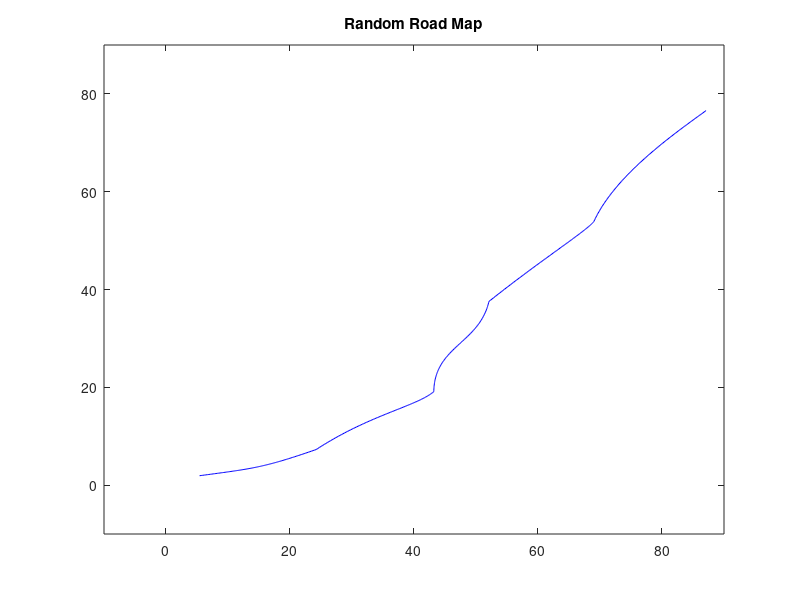

Write the MATLAB code that produced this figure.
% Set parameters
n_curves = 5; % Number of curves in the map
n_points = 100; % Number of points per curve
x_min = -10; % Minimum x-coordinate of the map
x_max = 10; % Maximum x-coordinate of the map
y_min = -10; % Minimum y-coordinate of the map
y_max = 10; % Maximum y-coordinate of the map

% Generate random curves
map_curves = zeros(n_curves*n_points, 2); % Initialize array for curve points
for i = 1:n_curves
    % Generate random control points for the current curve
    if i == 1
        % For the first curve, start at a random point
        x1 = rand*(x_max - x_min) + x_min;
        y1 = rand*(y_max - y_min) + y_min;
        x2 = x1 + rand*(x_max - x_min)/2;
        y2 = y1 + rand*(y_max - y_min)/2;
    else
        % For subsequent curves, start at the end of the previous curve
        x1 = map_curves((i-2)*n_points+n_points, 1);
        y1 = map_curves((i-2)*n_points+n_points, 2);
        x2 = x1 + rand*(x_max - x_min)/2;
        y2 = y1 + rand*(y_max - y_min)/2;
    end
    x3 = x2 + rand*(x_max - x_min)/2;
    y3 = y2 + rand*(y_max - y_min)/2;
    x4 = x3 + rand*(x_max - x_min)/2;
    y4 = y3 + rand*(y_max - y_min)/2;
    % Generate points on the current curve using Bezier curve
    t = linspace(0, 1, n_points);
    px = (1-t).^3*x1 + 3*(1-t).^2.*t*x2 + 3*(1-t).*t.^2*x3 + t.^3*x4;
    py = (1-t).^3*y1 + 3*(1-t).^2.*t*y2 + 3*(1-t).*t.^2*y3 + t.^3*y4;
    % Store points in array
    map_curves((i-1)*n_points+1:i*n_points,:) = [px' py'];
end

% Display map
figure;
plot(map_curves(:,1), map_curves(:,2), 'b');
xlim([-10 90]);
ylim([-10 90]);
title('Random Road Map');

% Store map in a variable
map = map_curves;
